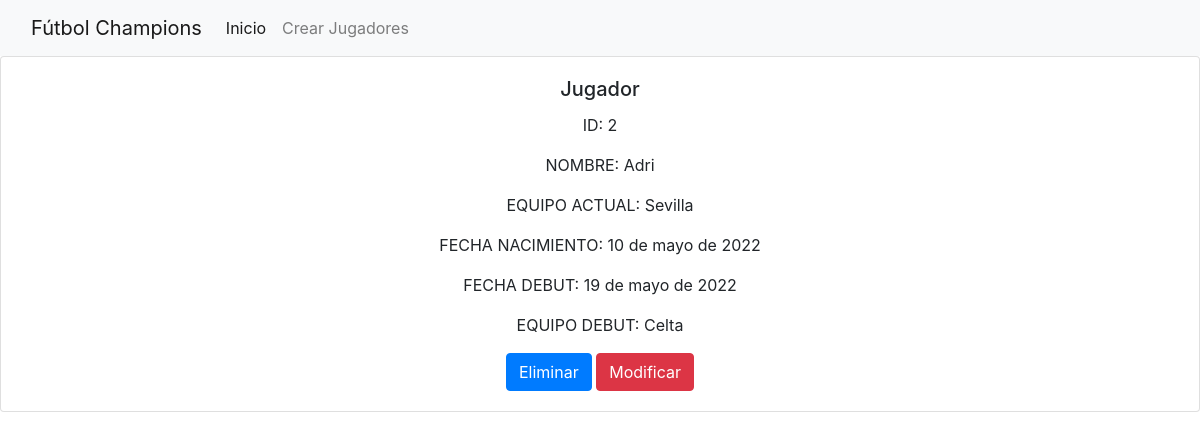
Screenshot of /futbol/jugadores/2 with the database file from the repository.
### futbol/models.py (models this page shows, shortened)
class Futbolista(models.Model):
    id = models.IntegerField(primary_key=True, default=1)
    nombre = models.TextField()
    equipo = models.TextField(max_length=150,default="pendiente")
    fecha_nacimiento = models.DateField()
    fecha_debut = models.DateField(default=None)
    equipo_debut = models.TextField(default=None)

### futbol/views.py (the view)
# urls.py: path('jugadores/<id>', jugadores),
def jugadores(request, id):
   if request.method == 'GET':
       jugadores = Futbolista.objects.get(id=id)
       return render(request,'jugadores.html', {"jug": jugadores})
   else:
       jugadores = Futbolista.objects.get(id=id)
       jugadores.id = request.POST.get('id')
       jugadores.nombre = request.POST.get ('nombre')
       jugadores.equipo = request.POST.get('equipo')
       jugadores.fecha_nacimiento = request.POST.get('fecha_nacimiento')
   return redirect('/futbol/jugadores/')

### templates/jugadores.html (shortened to what this page needs)
<!DOCTYPE html>
<html lang="en">
<head>
</head>
<body>
	  {% load bootstrap4 %}
	  {% bootstrap_css %}
	  {% load static %}
<nav class="navbar navbar-expand-lg navbar-light bg-light">
  <div class="container-fluid">
    <a class="navbar-brand" href="#">Fútbol Champions</a>
    <div class="collapse navbar-collapse" id="navbarSupportedContent">
      <ul class="navbar-nav me-auto mb-2 mb-lg-0">
        <li class="nav-item">
          <a class="nav-link active" aria-current="page" href="http://127.0.0.1:8000/futbol/index/">Inicio</a>
        </li>
          <li class="nav-item">
          <a class="nav-link" href="http://127.0.0.1:8000/futbol/crearjugador/">Crear Jugadores</a>
        </li>
      </ul>
    </div>
  </div>
</nav>
<div class="card text-center">
      <div class="card-body">
    <h5 class="card-title">Jugador</h5>
        <tr>
                <p class="card-text">ID: {{ jug.id }}</p>
                <p class="card-text">NOMBRE: {{ jug.nombre }}</p>
                <p class="card-text">EQUIPO ACTUAL: {{ jug.equipo }}</p>
                <p class="card-text">FECHA NACIMIENTO: {{ jug.fecha_nacimiento }}</p>
                <p class="card-text">FECHA DEBUT: {{ jug.fecha_debut }}</p>
                <p class="card-text">EQUIPO DEBUT: {{ jug.equipo_debut }}</p>
            </tr>
    <td><a href="http://127.0.0.1:8000/futbol/eliminar/{{ jug.id }}" class="btn btn-primary">Eliminar</a></td>
      <td><a href="http://127.0.0.1:8000/futbol/modificar/{{ jug.id }}" class="btn btn-danger">Modificar</a></td>
  </div>
</div>
</body>
</html>

### rows the page displays
Futbolista: id "2", nombre "Adri", equipo "Sevilla", fecha_nacimiento "10 de mayo de 2022", fecha_debut "19 de mayo de 2022", equipo_debut "Celta"
